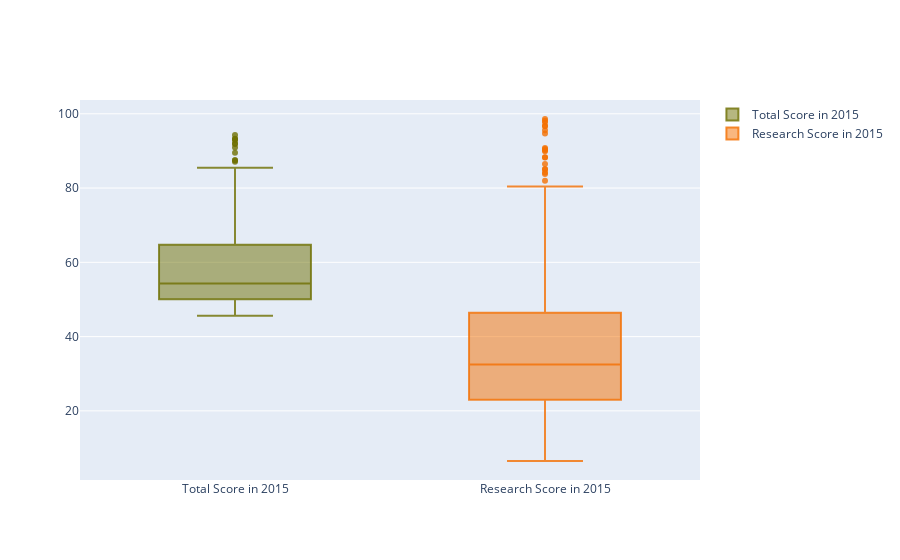

Write notebook code for a chart like this one.
### Code cell
# Total and Research Scores in 2015
x2015= timesData[timesData.year == 2015]

trace0 = go.Box(
    y = x2015.total_score,
    name = 'Total Score in 2015',
    marker = dict(color = 'rgba(111, 112, 2, 0.8)'),
    text = x2015.university_name
)
trace1 = go.Box(
    y = x2015.research,
    name = 'Research Score in 2015',
    marker = dict(color = 'rgba(244, 112, 2, 0.8)'),
    text = x2015.university_name
)

data=[trace0, trace1]
iplot(data)

### Figure 1 — Plotly figure (JSON) as saved in the notebook; plotly's stock layout.template omitted (floating-point values rounded to 4 significant figures; data arrays with more than 128 entries replaced by an {"elided": "..."} marker saying what was removed)
{"data": [{"marker": {"color": "rgba(111, 112, 2, 0.8)"}, "name": "Total Score in 2015", "text": {"elided": "401 str values"}, "type": "box", "y": {"elided": "401 str values"}}, {"marker": {"color": "rgba(244, 112, 2, 0.8)"}, "name": "Research Score in 2015", "text": {"elided": "401 str values"}, "type": "box", "y": {"elided": "401 float values"}}], "layout": {}}
